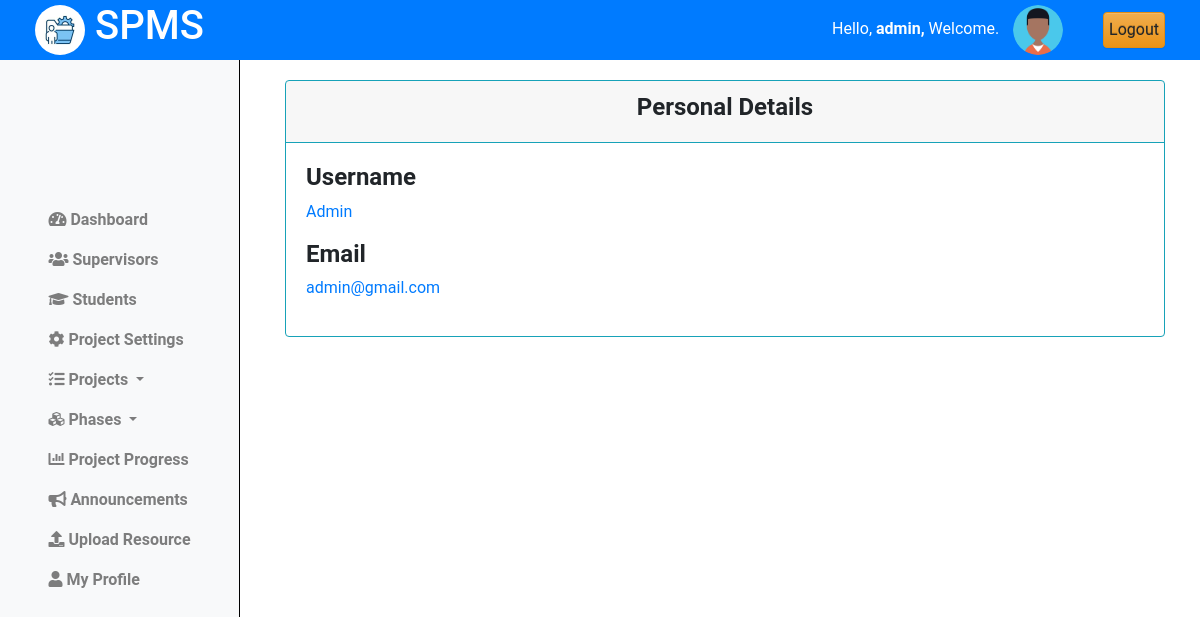
The app's page /coordinator/my_profile/ (signed in) with its own data.
### projectsApp/models.py (models this page shows)
class Coordinator(AbstractUser):
    pass

### projectsApp/AccessControl.py (the view)
    @login_required
    def wrapper(request, *args, **kwargs):
        if not isinstance(request.user, Coordinator):
            return redirect('cordinator_login')
        return function(request, *args, **kwargs)

### projectsApp/AccessControl.py (called while the page is built)
def coordinator_required(function):
    @login_required
    def wrapper(request, *args, **kwargs):
        if not isinstance(request.user, Coordinator):
            return redirect('cordinator_login')
        return function(request, *args, **kwargs)
    return wrapper

### projectsApp/views.py (called while the page is built)
@coordinator_required
def coordinator_profile(request):
    user = request.user
    context = {
        'user':user
    }
    return render(request, 'cordinator/profile.html', context)

### projectsApp/templates/cordinator/profile.html (shortened to what this page needs)
{% extends 'base_cord.html' %}
{% load static %}
{% block content %}
{% include "column1_cord.html" %}
<div class="content">
    <div class="container-fluid">
        <div class="row mb-3">
            <div class="col-md">
                <div class="card border-info bg-muted">
                    <div class="card-header border-info text-center">
                        <h4><b>Personal Details</b></h4>
                    </div>
                    <div class="card-body">
                        <div class="row"> <br>
                            <div class="col-md">
                                <h4><b>Username</b> </h4>
                                <p class="text-primary">{{user.username|title}} </p>
                            </div>
                        </div>
                        <div class="row">
                            <div class="col-md">
                                <h4><b>Email</b></h4>
                                <p class="text-primary">{{user.email}}</p>
                            </div>
                        </div>
                    </div>
                </div>
            </div>
        </div>
    </div>
</div>
<link rel="stylesheet" href="{% static 'css/profile.css' %}">
{% endblock %}

### projectsApp/templates/base_cord.html (shortened to what this page needs)
{% load static %}
<!doctype html>
<html class="no-js h-100" lang="en">
  <head>
    <link href="https://use.fontawesome.com/releases/v5.0.6/css/all.css" rel="stylesheet">
    <link href="https://stackpath.bootstrapcdn.com/bootstrap/4.5.2/css/bootstrap.min.css" rel="stylesheet">
    <link rel="stylesheet" href="https://cdn.jsdelivr.net/npm/bootstrap@3.3.7/dist/css/bootstrap-theme.min.css">
</head>
<body>
    <header>
        <div class="container-fluid">
            <div class="row align-items-center">
                <div class="col-md-3">
                    <div class="left">
                        <img src="{% static 'images/logo.jpg' %}" alt="Logo" class="logo">
                        <h1>SPMS</h1>
                    </div>
                </div>
                <div class="col-md-9 d-flex justify-content-end">
                    <div class="row align-items-center">
                        <div class="col-auto">
                            <span class="username mb-3" style="padding:10px;">
                                Hello,
                                <strong>
                                    {% if request.user.is_authenticated %}
                                        {% if request.user.is_staff %}
                                            {{ request.user.username }},
                                        {% else %}
                                            {{ request.user.name }},
                                        {% endif %}
                                    {% else %}
                                        Guest,
                                    {% endif %}
                                </strong>
                                Welcome.
                            </span>
                            <img src="{% static 'images/profile.png'%}" alt="Profile Picture" class="profile-pic">
                        </div>
                        <div class="col-auto">
                            <a href="{% url 'logout' %}" class="btn btn-warning" style="padding:5px;">Logout</a>
                        </div>
                    </div>
                </div>
            </div>
        </div>
    </header>
    {% block content %}
    {% endblock %}
</body>
</html>

### projectsApp/static/css/profile.css (style rules this page uses)
.content { margin-left: 250px; padding: 20px; margin-top: 60px; }
.card { width: 100%; margin-left: 0%; align-content: center; }

### projectsApp/templates/base_cord.html (style rules this page uses)
body { font-family: 'Roboto', sans-serif; margin: 0; padding: 0; }
header { background-color: #007BFF; color: white; display: flex; justify-content: space-between; align-items: center; text-align: center; padding: 10px 20px; z-index: 20; position: fixed; top: 0; left: 0; width: 100%; height: 60px; }
header .left { display: flex; align-items: center; }
header .logo { width: 50px; height: 50px; margin-right: 10px; border-radius: 50%; }
header .profile-pic { width: 50px; height: 50px; border-radius: 50%; margin-right: 10px; }

### records on screen
Coordinator: user.username "admin", username "Admin", email "admin@gmail.com"
